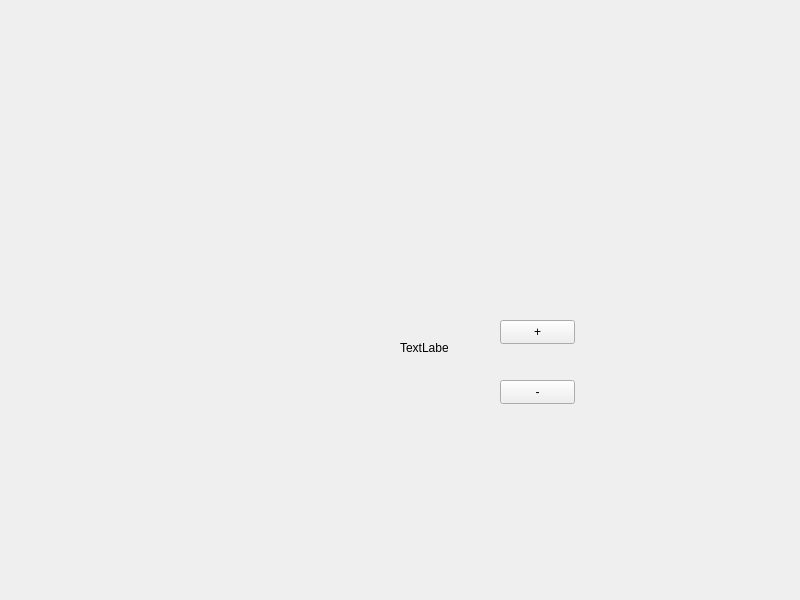
<?xml version="1.0" encoding="UTF-8"?>
<ui version="4.0">
 <class>Widget</class>
 <widget class="QWidget" name="Widget">
  <property name="geometry">
   <rect>
    <x>0</x>
    <y>0</y>
    <width>800</width>
    <height>600</height>
   </rect>
  </property>
  <property name="windowTitle">
   <string>Widget</string>
  </property>
  <widget class="QPushButton" name="minusButton">
   <property name="geometry">
    <rect>
     <x>500</x>
     <y>380</y>
     <width>75</width>
     <height>24</height>
    </rect>
   </property>
   <property name="text">
    <string>-</string>
   </property>
  </widget>
  <widget class="QPushButton" name="plusButton">
   <property name="geometry">
    <rect>
     <x>500</x>
     <y>320</y>
     <width>75</width>
     <height>24</height>
    </rect>
   </property>
   <property name="text">
    <string>+</string>
   </property>
  </widget>
  <widget class="QLabel" name="label">
   <property name="geometry">
    <rect>
     <x>400</x>
     <y>340</y>
     <width>48</width>
     <height>16</height>
    </rect>
   </property>
   <property name="text">
    <string>TextLabel</string>
   </property>
  </widget>
 </widget>
 <resources/>
 <connections/>
</ui>
